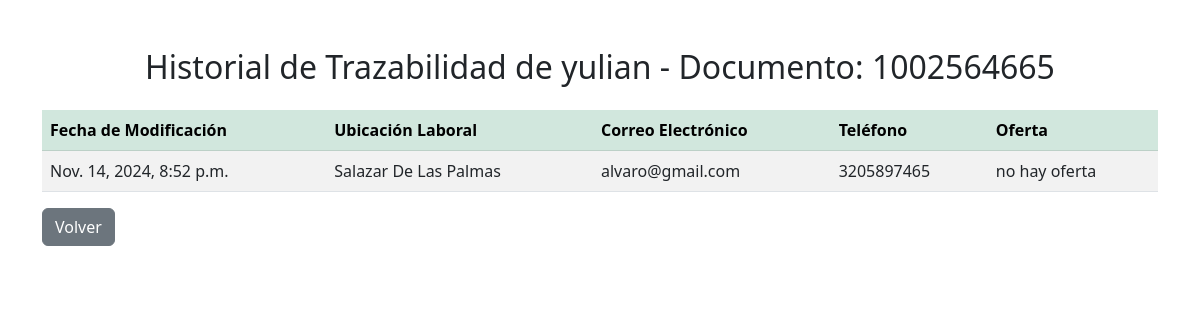
/persona/trazabilidad/1002564665/ (signed in), run on an earlier commit of the app's database.
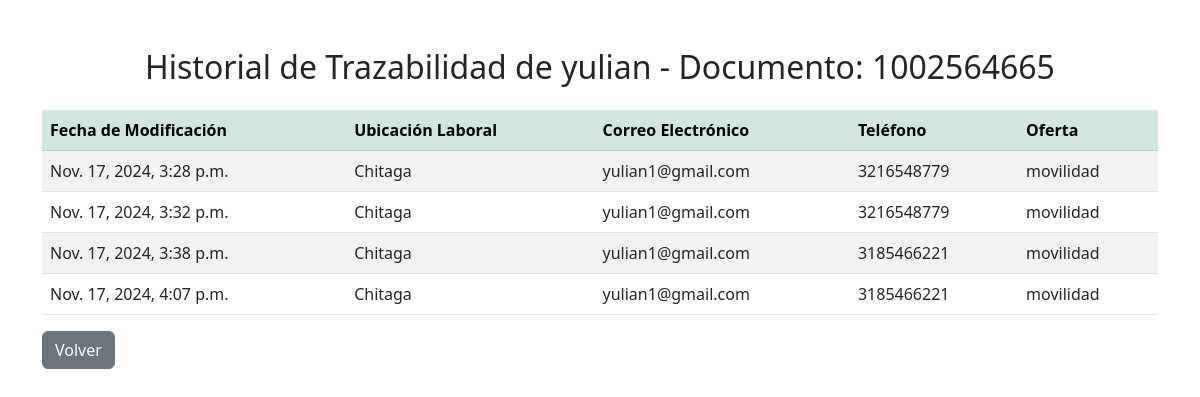
And on a later commit of the database.
### login/models.py (models this page shows, shortened)
class Trazabilidad(models.Model):
    persona = models.ForeignKey(Persona, on_delete=models.CASCADE, related_name='trazabilidades')
    ubicacion_laboral = models.CharField(max_length=200, blank=True, null=True)
    correoelectronico = models.EmailField(blank=True, null=True)
    telefono = models.CharField(max_length=20, blank=True, null=True)
    oferta = models.CharField(max_length=200, blank=True, null=True)
    fecha_modificacion = models.DateTimeField(auto_now_add=True)

### login/views.py (the view)
# urls.py: path('persona/trazabilidad/<str:documento>/', views.ver_trazabilidad, name='ver_trazabilidad'),
@login_required
def ver_trazabilidad(request, documento):
    persona = get_object_or_404(Persona, documento=documento)
    trazabilidades = persona.trazabilidades.all()  # Obtiene el historial de trazabilidad de la persona
    context = {
        'persona': persona,
        'trazabilidades': trazabilidades,
    }
    return render(request, './vistasPrivadas/ver_trazabilidad.html', context)

### login/templates/vistasPrivadas/ver_trazabilidad.html (shortened to what this page needs)
<!DOCTYPE html>
<html lang="en">
<head>
    <link href="https://cdn.jsdelivr.net/npm/bootstrap@5.3.0-alpha3/dist/css/bootstrap.min.css" rel="stylesheet">
</head>
<body>
    <div class="container my-5">
        <h2 class="text-center mb-4">Historial de Trazabilidad de {{ persona.nombre }} - Documento: {{ persona.documento }}</h2>
        <div class="table-responsive">
            <table class="table table-striped table-hover">
                <thead class="table-success">
                    <tr>
                        <th>Fecha de Modificación</th>
                        <th>Ubicación Laboral</th>
                        <th>Correo Electrónico</th>
                        <th>Teléfono</th>
                        <th>Oferta</th>
                    </tr>
                </thead>
                <tbody>
                    {% for trazabilidad in trazabilidades %}
                        <tr>
                            <td>{{ trazabilidad.fecha_modificacion }}</td>
                            <td>{{ trazabilidad.ubicacion_laboral }}</td>
                            <td>{{ trazabilidad.correoelectronico }}</td>
                            <td>{{ trazabilidad.telefono }}</td>
                            <td>{{ trazabilidad.oferta }}</td>
                        </tr>
                    {% endfor %}
                </tbody>
            </table>
            <a href="{% url 'buscar_resultado' persona.documento %}" class="btn btn-secondary">Volver</a>
        </div>
    </div>
</body>
</html>

What changed in the data, as far as the page shows it:
removed Trazabilidad: fecha_modificacion "Nov. 14, 2024, 8:52 p.m.", ubicacion_laboral "Salazar De Las Palmas", correoelectronico "alvaro@gmail.com", telefono "3205897465", oferta "no hay oferta"
added Trazabilidad: fecha_modificacion "Nov. 17, 2024, 3:28 p.m.", ubicacion_laboral "Chitaga", correoelectronico "yulian1@gmail.com", telefono "3216548779", oferta "movilidad"
added Trazabilidad: fecha_modificacion "Nov. 17, 2024, 3:32 p.m.", ubicacion_laboral "Chitaga", correoelectronico "yulian1@gmail.com", telefono "3216548779", oferta "movilidad"
added Trazabilidad: fecha_modificacion "Nov. 17, 2024, 3:38 p.m.", ubicacion_laboral "Chitaga", correoelectronico "yulian1@gmail.com", telefono "3185466221", oferta "movilidad"
added Trazabilidad: fecha_modificacion "Nov. 17, 2024, 4:07 p.m.", ubicacion_laboral "Chitaga", correoelectronico "yulian1@gmail.com", telefono "3185466221", oferta "movilidad"
